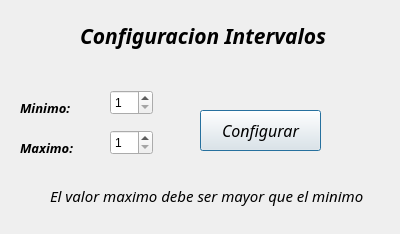
<?xml version="1.0" encoding="UTF-8"?>
<ui version="4.0">
 <class>Dialog</class>
 <widget class="QDialog" name="Dialog">
  <property name="geometry">
   <rect>
    <x>0</x>
    <y>0</y>
    <width>400</width>
    <height>234</height>
   </rect>
  </property>
  <property name="windowTitle">
   <string>Dialog</string>
  </property>
  <widget class="QLabel" name="label">
   <property name="geometry">
    <rect>
     <x>80</x>
     <y>10</y>
     <width>371</width>
     <height>51</height>
    </rect>
   </property>
   <property name="font">
    <font>
     <family>Monotype Corsiva</family>
     <pointsize>16</pointsize>
     <weight>75</weight>
     <italic>true</italic>
     <bold>true</bold>
    </font>
   </property>
   <property name="text">
    <string>Configuracion Intervalos </string>
   </property>
  </widget>
  <widget class="QLabel" name="label_2">
   <property name="geometry">
    <rect>
     <x>20</x>
     <y>100</y>
     <width>81</width>
     <height>16</height>
    </rect>
   </property>
   <property name="font">
    <font>
     <family>Monotype Corsiva</family>
     <pointsize>10</pointsize>
     <weight>75</weight>
     <italic>true</italic>
     <bold>true</bold>
    </font>
   </property>
   <property name="text">
    <string>Minimo:</string>
   </property>
  </widget>
  <widget class="QLabel" name="label_3">
   <property name="geometry">
    <rect>
     <x>20</x>
     <y>140</y>
     <width>81</width>
     <height>16</height>
    </rect>
   </property>
   <property name="font">
    <font>
     <family>Monotype Corsiva</family>
     <pointsize>10</pointsize>
     <weight>75</weight>
     <italic>true</italic>
     <bold>true</bold>
    </font>
   </property>
   <property name="text">
    <string>Maximo:</string>
   </property>
  </widget>
  <widget class="QSpinBox" name="spinBoxMin">
   <property name="geometry">
    <rect>
     <x>110</x>
     <y>90</y>
     <width>43</width>
     <height>25</height>
    </rect>
   </property>
   <property name="minimum">
    <number>1</number>
   </property>
  </widget>
  <widget class="QSpinBox" name="spinBoxMax">
   <property name="geometry">
    <rect>
     <x>110</x>
     <y>130</y>
     <width>43</width>
     <height>25</height>
    </rect>
   </property>
   <property name="minimum">
    <number>1</number>
   </property>
  </widget>
  <widget class="QPushButton" name="pushButton">
   <property name="geometry">
    <rect>
     <x>200</x>
     <y>110</y>
     <width>121</width>
     <height>41</height>
    </rect>
   </property>
   <property name="font">
    <font>
     <family>Monotype Corsiva</family>
     <pointsize>12</pointsize>
     <weight>50</weight>
     <italic>true</italic>
     <bold>false</bold>
    </font>
   </property>
   <property name="text">
    <string>Configurar</string>
   </property>
  </widget>
  <widget class="QLabel" name="label_4">
   <property name="geometry">
    <rect>
     <x>50</x>
     <y>180</y>
     <width>351</width>
     <height>31</height>
    </rect>
   </property>
   <property name="font">
    <font>
     <family>Monotype Corsiva</family>
     <pointsize>11</pointsize>
     <italic>true</italic>
    </font>
   </property>
   <property name="styleSheet">
    <string notr="true"/>
   </property>
   <property name="text">
    <string>El valor maximo debe ser mayor que el minimo</string>
   </property>
  </widget>
 </widget>
 <resources/>
 <connections/>
</ui>
